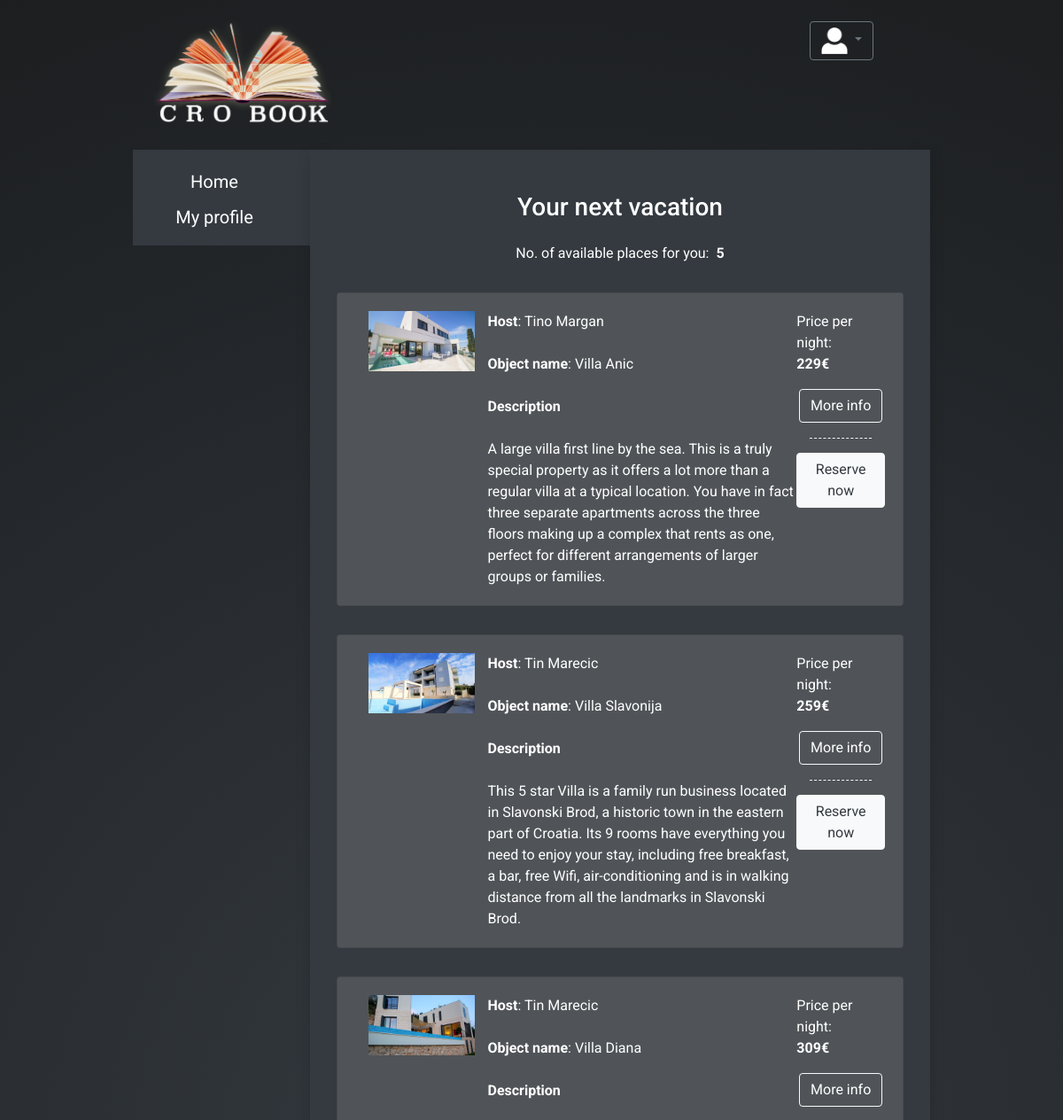
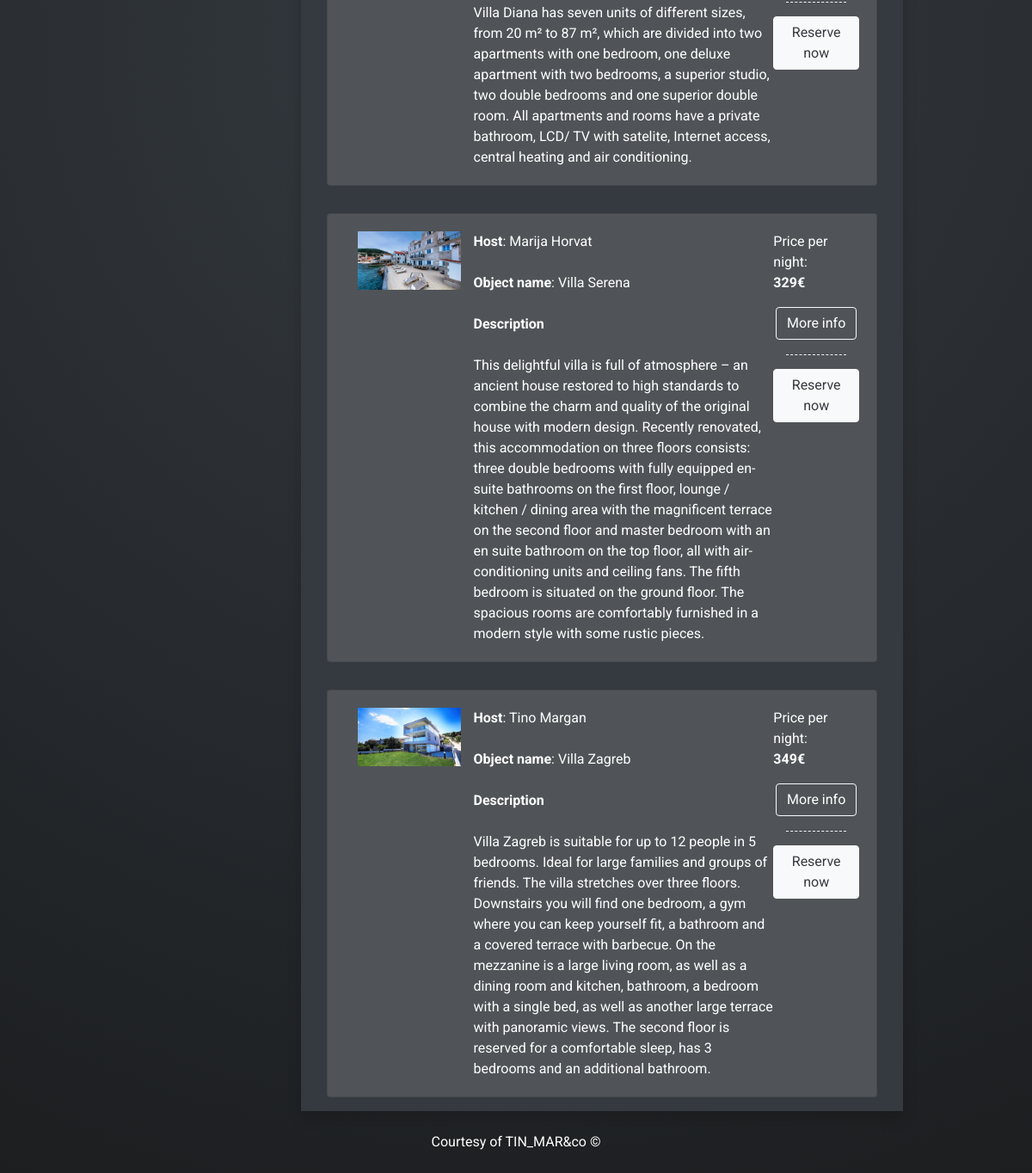
The page /homepage.php on the database its author committed (2 pictures, top to bottom).
### tables this page shows
CREATE TABLE `object` (
  `Object_ID` int(11) NOT NULL,
  `Object_name` varchar(30) NOT NULL,
  `Object_desc` text NOT NULL,
  `Price` int(11) NOT NULL,
  `Location_ID` int(11) NOT NULL,
  `User_ID` int(11) NOT NULL
);

CREATE TABLE `object_images` (
  `Picture_ID` int(11) NOT NULL,
  `Picture` varchar(20) NOT NULL,
  `Object_ID` int(11) NOT NULL
);

CREATE TABLE `user` (
  `User_ID` int(11) NOT NULL,
  `Username` varchar(20) NOT NULL,
  `First_name` varchar(20) NOT NULL,
  `Last_name` varchar(20) NOT NULL,
  `User_image` varchar(20) NOT NULL,
  `Type_ID` int(11) NOT NULL,
  `Date_of_birth` date NOT NULL,
  `Password` varchar(40) NOT NULL
);

### homepage.php (the view, shortened to what this page needs)
<!doctype html>
<html lang="en">
  <head>
    <link rel="stylesheet" href="https://stackpath.bootstrapcdn.com/bootstrap/4.3.1/css/bootstrap.min.css">
    <link rel="stylesheet" href="Style/user_page.css">
  </head>
  <body>
   <div class="container-fluid">
     <div class="row justify-content-md-center">
       <div class="col col-lg-2 text-center p-4 banner">
       <a href="homepage.php"><img src="media/crobook_logo_white.png" alt="logo" width="200"></a>
        </div>
       <div class="col-md-auto col-lg-5 ">
         <?php
         $conn = db();
         ?>
        </div>
       <div class="col col-lg-2 p-4 text-center banner ">
       <div class="dropdown">
          <button class="btn btn-outline-secondary dropdown-toggle" type="button" id="dropdownMenuButton" data-toggle="dropdown" aria-haspopup="true" aria-expanded="false">
            <img src="media/profile_white.png" alt="userpic" height="30" title="userpic">
          </button>
        </div>
      </div>
     </div>
     <div class="row justify-content-md-center">
       <div class="col col-md-2 user_info navigacija">
          <div class="text-center pt-3" style="width:100%">
              <div class="navbar-brand"><a href="homepage.php">Home</a></div><br>
              <div class="navbar-brand"><a href="profile_redirect.php">My profile</a></div>
          </div>
        </div>
         <div class="col col-md-7 text-center reservations_p shadow pt-5"><h3>Your next vacation</h3>
          <div class="text-left">
          <div class="container-fluid">
            <div class="row justify-content-center mt-4">
          <?php
          $sql_objekti_user = 'SELECT * FROM `object`,`user` WHERE object.User_ID = user.User_ID';
          $res_obj_usr = $conn->query($sql_objekti_user);
          if($res_obj_usr->num_rows>=1){
            echo 'No. of available places for you: &nbsp<b><p>'.$res_obj_usr->num_rows.'</p></b>';
            foreach($res_obj_usr as $ro){
              $sql_slike = 'SELECT * FROM object_images,object WHERE object_images.Object_ID = '.$ro['Object_ID'].' and object.Object_ID = '.$ro['Object_ID'].';';
              $res_obj_slike = $conn->query($sql_slike);
              $slike = $res_obj_slike->fetch_assoc();
              echo '
              <div class="col col-sm-12 m-3">
                <div class="card kartice">
                  <div class="card-body">
                    <div class="container">
                      <div class="row">
                        <div class="col-3 float-left">';
                          echo'<img src="media/object_images/'.$slike['Picture'].'" alt="slika" width="100%"></img>';
                          echo '
                        </div>
                        <div class="col-7">
                          <div class="row">
                          <strong>Host</strong>: '.$ro['First_name'].' '.$ro['Last_name'].'
                          </div>
                          <br>
                          <div class="row">
                          <strong>Object name</strong>: '.$ro['Object_name'].'
                          </div>
                          <br>
                          <div class="row">
                            <strong>Description</strong><br>
                            '.$ro['Object_desc'].'
                          </div>
                        </div>
                        <div class="col">
                          <div class="row">
                            Price per night:
                          </div>
                          <div class="row text-right">
                            <strong>'.$ro['Price'].'€</strong>
                          </div>
                          <div class="row mt-3 justify-content-center">
                            <a href="object_info.php?objid='.$ro['Object_ID'].'" class="btn btn-outline-light">More info</a>
                          </div>
                          <hr style="border-bottom: 1px dashed white;">
                          <div class="row justify-content-center">
                            <a href="newreservation.php?objid='.$ro['Object_ID'].'&userid='.$_SESSION['User_ID'].'" class="btn btn-light text-dark">Reserve now</a>
                          </div>
                        </div>
                      </div>
                    </div>
                  </div>
                </div>
              </div>';
            }
          };
          ?>
            </div>
          </div>
         </div>
      </div>
   </div>
      <div class="container-fluid">
        <div class="row-fluid">
            <div class="col-sm-12 p-4 text-center  footer">
              Courtesy of TIN_MAR&co &copy
            </div>
        </div>
      </div>
  </body>
</html>

### Style/user_page.css (style rules this page uses)
.user_info { background-color: rgba(52,58,64,1); }
.reservations_p { background-color: rgba(52,58,64,1); box-shadow:5px 5px 10px gray; }
.kartice { background-color: #505458; }
body { background: rgb(52,58,64); background: radial-gradient(circle, rgba(52,58,64,1) 0%, rgba(28,30,32,1) 100%); font-family: 'Roboto', sans-serif; color: white; }
.footer { height:10%; bottom:0; left:0; }
a { text-decoration: none; }
a:link, a:visited { color: white; }
.navigacija { height: 1%; position: sticky; top: 0; padding-bottom: 1%; }
.navigacija a { text-decoration: none; }
.navigacija a:link { color:white; }

### rows shown on the page
object: object_images.Picture (picture), User_ID.First_name "Tino", User_ID.Last_name "Margan", Object_name "Villa Anic", Object_desc "A large villa first line by the sea. This is a truly special property as it offers a lot more than a regular villa at a typical location. You have in fact three separate apartments across the three floors making up a complex that rents as one, perfect for different arrangements of larger groups or families.", Price "229"
object: object_images.Picture (picture), User_ID.First_name "Tin", User_ID.Last_name "Marecic", Object_name "Villa Slavonija", Object_desc "This 5 star Villa is a family run business located in Slavonski Brod, a historic town in the eastern part of Croatia. Its 9 rooms have everything you need to enjoy your stay, including free breakfast, a bar, free Wifi, air-conditioning and is in walking distance from all the landmarks in Slavonski Brod.", Price "259"
object: object_images.Picture (picture), User_ID.First_name "Tin", User_ID.Last_name "Marecic", Object_name "Villa Diana", Object_desc "Villa Diana has seven units of different sizes, from 20 m² to 87 m², which are divided into two apartments with one bedroom, one deluxe apartment with two bedrooms, a superior studio, two double bedrooms and one superior double room. All apartments and rooms have a private bathroom, LCD/ TV with satelite, Internet access, central heating and air conditioning.", Price "309"
object: object_images.Picture (picture), User_ID.First_name "Marija", User_ID.Last_name "Horvat", Object_name "Villa Serena", Object_desc "This delightful villa is full of atmosphere – an ancient house restored to high standards to combine the charm and quality of the original house with modern design. Recently renovated, this accommodation on three floors consists: three double bedrooms with fully equipped en-suite bathrooms on the first floor, lounge / kitchen / dining area with the magnificent terrace on the second floor and master bedroom with an en suite bathroom on the top floor, all with air-conditioning units and ceiling fans. The fifth bedroom is situated on the ground floor. The spacious rooms are comfortably furnished in a modern style with some rustic pieces.", Price "329"
object: object_images.Picture (picture), User_ID.First_name "Tino", User_ID.Last_name "Margan", Object_name "Villa Zagreb", Object_desc "Villa Zagreb is suitable for up to 12 people in 5 bedrooms. Ideal for large families and groups of friends. The villa stretches over three floors. Downstairs you will find one bedroom, a gym where you can keep yourself fit, a bathroom and a covered terrace with barbecue. On the mezzanine is a large living room, as well as a dining room and kitchen, bathroom, a bedroom with a single bed, as well as another large terrace with panoramic views. The second floor is reserved for a comfortable sleep, has 3 bedrooms and an additional bathroom.", Price "349"

### other values the page prints
$res_obj_usr->num_rows "5"
